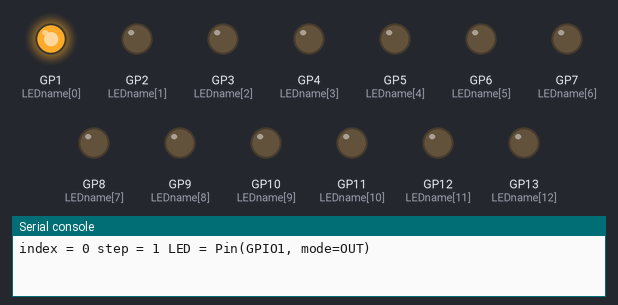
Bench run of a program on a simulated Raspberry Pi Pico running MicroPython. On the bench: output pins drawn as LEDs (lit = HIGH), the last lines printed to the serial console. Random numbers come from a fixed seed.

Above: at 0.1 s.
At 2.8 s:
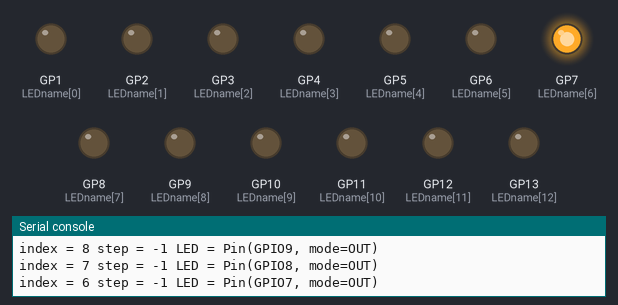
At 6.04 s:
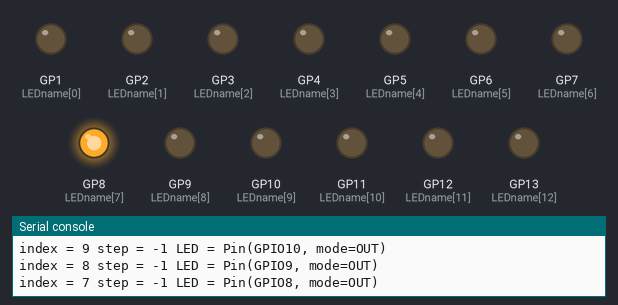
At 11.28 s:
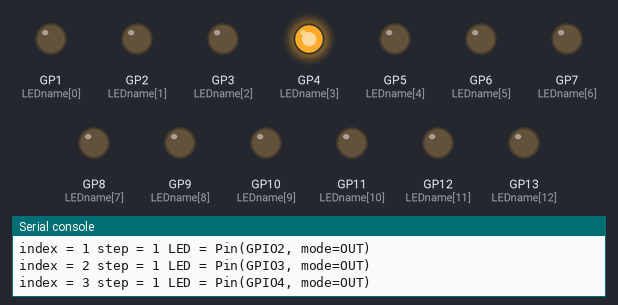
At 17.93 s:
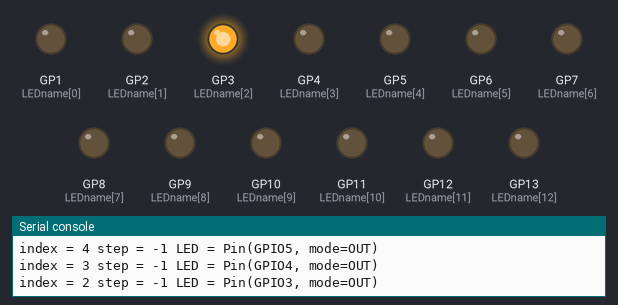
At 23.23 s:
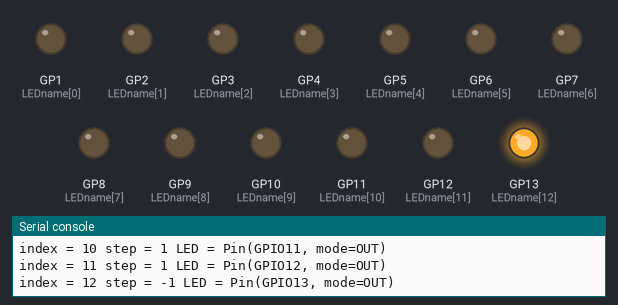
Timing chart, 0 to 23.5 s (numbered marks = the images above):
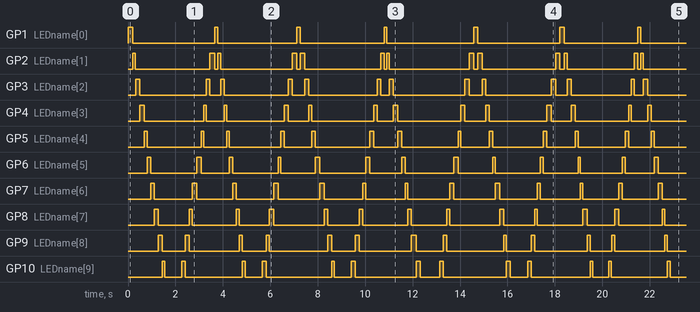

The program:

cycle_LEDs.py
```python
# Program to make the LEDs cycle back and forth
# Lori Pfahler
# Feb 2023

from machine import Pin
import utime
import random

# setup button
myButton = Pin(0, Pin.IN, Pin.PULL_DOWN)

# how fast the lights are moving
delayTime = 0.2

# create an empty list to hold the LED Pin info
LEDlist = []
# setup LEDs - 13 LEDs in my circuit
for i in range(1, 14, 1):
    # i is the GPIO pin number: 1-13
    LEDname = 'LED'+str(i)
    LEDname = Pin(i, Pin.OUT)
    LEDlist.append(LEDname)

# turn off the LEDs from a previous "bad" run
for i in LEDlist:
    i.value(0)

# variables needed to cycle through the LEDs
index = 0
step = 1

try:
    while True:
        # 13 LEDS in circuit - they are contained in 0-12 positions in LEDlist
        if index == 12:
            step = -1
        elif index == 0:
            step = 1
        print('index =', index, 'step =', step, 'LED =', LEDlist[index])
        LEDlist[index].value(1)
        utime.sleep(delayTime)
        LEDlist[index].value(0)
        index += step
        # add in some differing speeds
        delayTime = random.uniform(0.1, 0.2)

except KeyboardInterrupt:
    for i in LEDlist:
        i.value(0)


        
```

Measured:
- by itself, GP1 (LEDname[0]): moves between LOW and HIGH, repeating every 14.4 s
- by itself, GP2 (LEDname[1]), GP3 (LEDname[2]), GP4 (LEDname[3]), GP5 (LEDname[4]), GP6 (LEDname[5]), GP7 (LEDname[6]), GP8 (LEDname[7]), GP9 (LEDname[8]), GP10 (LEDname[9]), GP11 (LEDname[10]), GP12 (LEDname[11]), GP13 (LEDname[12]): moves between LOW and HIGH, repeating every 17.9 s
- by itself, everything shown: repeats every 17.9 s, in 120 steps
